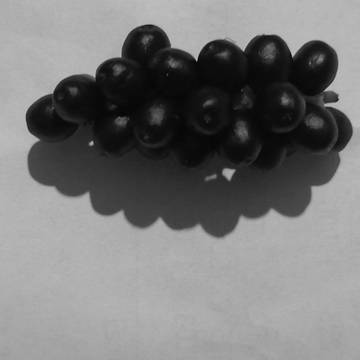
#> input picture Question 4/Fruit.jpg, 360 x 360 px
$ python d.py
#> lines starting #> are read from the running program, lines starting #| are printed output that depends on the picture
import numpy as np
import matplotlib.pyplot as plt
import matplotlib.image as mpimg
import scipy.fftpack as sfft
import scipy.signal as signal

img = mpimg.imread('Fruit.jpg')
#> img is the input picture: shape (360, 360); min 1, max 198, mean 120.8

kernel = np.outer(signal.gaussian(360,5),signal.gaussian(360,5))
kf = sfft.fft2(sfft.ifftshift(kernel)) # freq domain kernel
imgf = sfft.fft2(img)
img_b = imgf*kf
imgg = sfft.ifft2(img_b)
plt.imshow(np.abs(imgg))
plt.show()
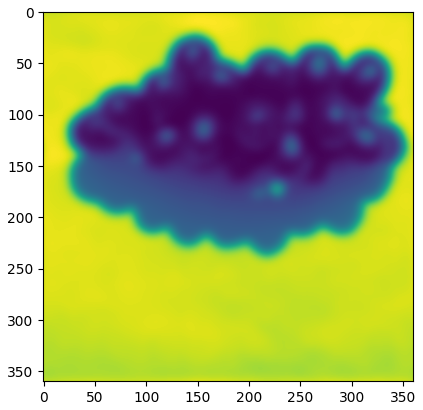
#> figure drawn by matplotlib, 1 panel

imgc=sfft.dct((sfft.dct(img,norm='ortho')).T,norm='ortho')

imgc2 = imgc[0:240,0:240]
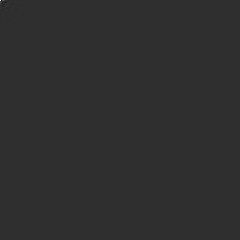
#> imgc2: shape (240, 240) float64; min -9888.3, max 43473.5, mean 1.1; drawn with min black and max white
img1 = sfft.idct((sfft.idct(imgc2,norm='ortho')).T,norm='ortho')
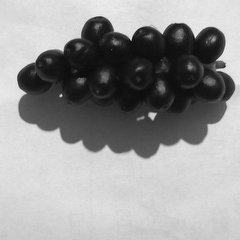
#> img1: shape (240, 240) float64; min -5.49, max 306.4, mean 181.1; drawn with min black and max white
plt.imshow(img1)
plt.show()

mgcl =np.zeros((360,360))
imgcl = imgc[:160,:160]
imgl = sfft.idct((sfft.idct(imgcl,norm='ortho')).T,norm='ortho')
plt.imshow(imgl)
plt.show()
